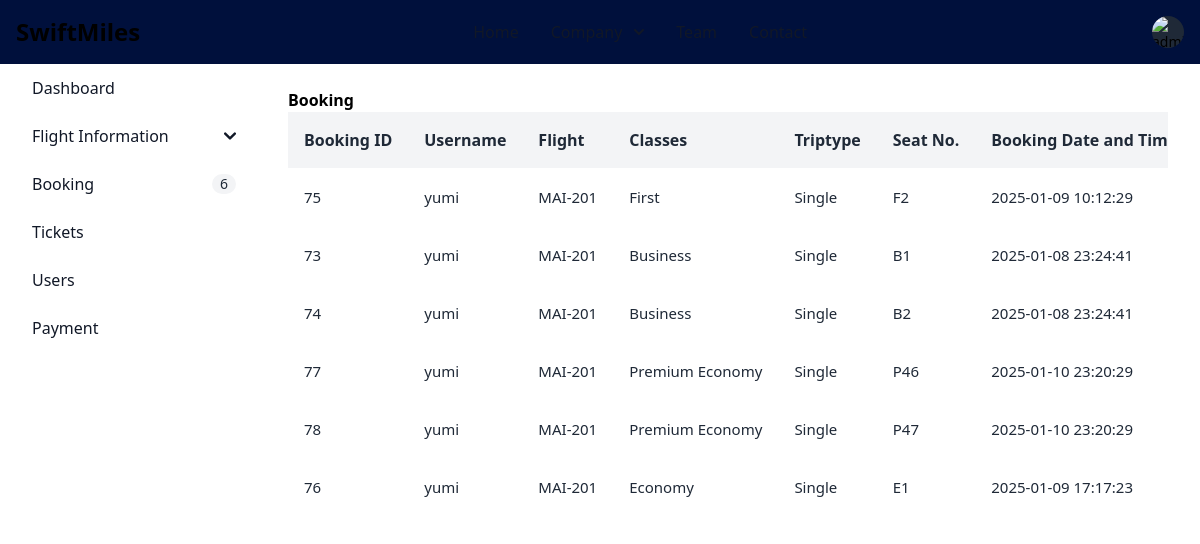
Before: /admin/viewBooking.php (signed in) with the older database file.
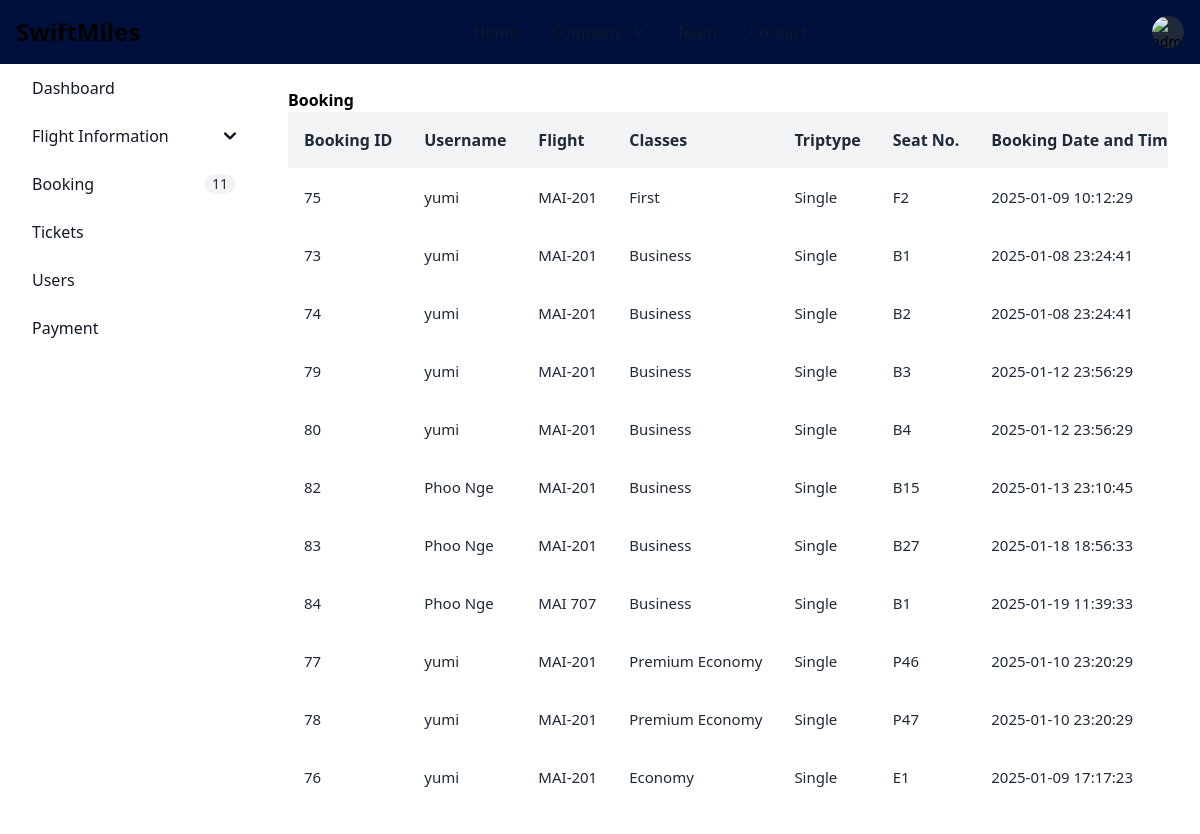
After: the same page with the newer database file.
### tables this page shows
CREATE TABLE `booking` (
  `booking_id` int(11) NOT NULL,
  `user_id` int(11) DEFAULT NULL,
  `flight_id` int(11) DEFAULT NULL,
  `class_id` int(11) DEFAULT NULL,
  `triptype_id` int(11) DEFAULT NULL,
  `seatNoId` int(11) DEFAULT NULL,
  `bookAt` timestamp NOT NULL DEFAULT current_timestamp(),
  `passenger_id` int(11) DEFAULT NULL,
  `status` varchar(100) DEFAULT NULL,
  `updated_at` date DEFAULT NULL,
  `payment_id` int(11) DEFAULT NULL
);

CREATE TABLE `users` (
  `user_id` int(11) NOT NULL,
  `username` varchar(100) NOT NULL,
  `email` varchar(100) NOT NULL,
  `password` varchar(60) DEFAULT NULL,
  `cpassword` varchar(60) DEFAULT NULL,
  `profile` varchar(100) DEFAULT NULL
);

CREATE TABLE `flight` (
  `flight_id` int(11) NOT NULL,
  `airline_id` int(11) NOT NULL,
  `flight_name` varchar(100) NOT NULL,
  `flight_date` date NOT NULL,
  `destination` varchar(255) NOT NULL,
  `source` varchar(100) NOT NULL,
  `total_distance` varchar(100) NOT NULL,
  `fee_per_ticket` decimal(10,2) NOT NULL,
  `departure_time` time NOT NULL,
  `arrival_time` time NOT NULL,
  `capacity` int(11) NOT NULL,
  `gate` varchar(255) NOT NULL,
  `placeImg` varchar(100) DEFAULT NULL
);

CREATE TABLE `classes` (
  `class_id` int(11) NOT NULL,
  `class_name` varchar(255) NOT NULL,
  `base_fees` decimal(10,2) NOT NULL
);

CREATE TABLE `triptype` (
  `triptypeId` int(11) NOT NULL,
  `triptype_name` varchar(255) NOT NULL,
  `priceCharge` decimal(10,2) NOT NULL
);

CREATE TABLE `seat_layout` (
  `id` int(11) NOT NULL,
  `flight_id` int(11) NOT NULL,
  `class_id` int(11) NOT NULL,
  `seatNo` varchar(50) NOT NULL,
  `status` tinyint(1) DEFAULT NULL
);

### src/admin/viewBooking.php (the view, shortened to what the changed rows need)
<?php
require_once "dbconnect.php";
try {
   $sql = "SELECT booking.booking_id,users.username,flight.flight_name,classes.class_name,triptype.triptype_name,seat_layout.seatNo,booking.bookAt,booking.status FROM booking
      INNER JOIN users ON booking.user_id = users.user_id
      INNER JOIN flight ON booking.flight_id = flight.flight_id
      INNER JOIN classes ON booking.class_id = classes.class_id
      INNER JOIN triptype ON booking.triptype_id = triptype.triptypeId
      INNER JOIN seat_layout ON booking.seatNOId = seat_layout.id";
   $stmt = $conn->query($sql);
   $status = $stmt->execute();
   if ($status) {
      $bookings = $stmt->fetchAll(PDO::FETCH_ASSOC);
   }
} catch (PDOException $e) {
   echo $e->getMessage();
}
?>
<!doctype html>
<html>
<head>
   <link href="./output.css" rel="stylesheet">
   <script src="https://cdn.tailwindcss.com"></script>
</head>
<body>
   <aside id="sidebar-multi-level-sidebar" class="fixed top-0 left-0 z-40 w-64 h-screen transition-transform -translate-x-full sm:translate-x-0 mt-10 py-3" aria-label="Sidebar">
      <div class="h-full px-3 py-4 overflow-y-auto">
         <ul class="space-y-2 font-medium">
            <li>
               <a href="viewBooking.php" class="flex items-center p-2 text-gray-900 rounded-lg dark:text-blue hover:bg-gray-100 dark:hover:bg-gray-700 group">
                  <span class="flex-1 ms-3 whitespace-nowrap hover:text-white">Booking</span>
                  <span class="inline-flex items-center justify-center px-2 ms-3 text-sm font-medium text-gray-800 bg-gray-100 rounded-full dark:bg-gray-700 dark:text-gray-300 hover:text-white">
                  <?php
                     $sql = "SELECT * FROM booking";
                     $result = $conn->query($sql);
                     $bookingCount = $result->rowCount();
                     echo $bookingCount;
                  ?>
                  </span>
               </a>
            </li>
         </ul>
      </div>
   </aside>
   <div class="p-4 sm:ml-64">
      <div class="p-4 border-gray-200 dark:border-gray-700 mt-14">
         <div class="font-sans overflow-x-auto">
            <table class="min-w-full bg-white">
               <thead class="bg-gray-100 whitespace-nowrap">
                  <tr>
                     <th class="p-4 text-left text-base font-semibold text-gray-800">
                        Booking ID
                     </th>
                     <th class="p-4 text-left text-base font-semibold text-gray-800">
                        Username
                     </th>
                     <th class="p-4 text-left text-base font-semibold text-gray-800">
                        Flight
                     </th>
                     <th class="p-4 text-left text-base font-semibold text-gray-800">
                        Classes
                     </th>
                     <th class="p-4 text-left text-base font-semibold text-gray-800">
                        Triptype
                     </th>
                     <th class="p-4 text-left text-base font-semibold text-gray-800">
                        Seat No.
                     </th>
                     <th class="p-4 text-left text-base font-semibold text-gray-800">
                        Booking Date and Time
                     </th>
                  </tr>
               </thead>
               <tbody class="whitespace-nowrap">
                  <?php
                  if (isset($bookings)) {
                     foreach ($bookings as $booking) {
                        echo "<tr class='hover:bg-gray-50'>
                    <td class='p-4 text-[15px] text-gray-800'>
                    $booking[booking_id]
                    </td>
                    <td class='p-4 text-[15px] text-gray-800'>
                    $booking[username]
                    </td>
                    <td class='p-4 text-[15px] text-gray-800'>
                    $booking[flight_name]
                    </td>
                    <td class='p-4 text-[15px] text-gray-800'>
                    $booking[class_name]
                    </td>
                    <td class='p-4 text-[15px] text-gray-800'>
                    $booking[triptype_name]
                    </td>
                    <td class='p-4 text-[15px] text-gray-800'>
                    $booking[seatNo]
                    </td>
                    <td class='p-4 text-[15px] text-gray-800'>
                    $booking[bookAt]
                    </td>
                    <td class='p-4 text-[15px] text-gray-800'>
                    $booking[status]
                    </td>
                    <td class='p-4'>
                    <button class='mr-4' title='Delete'>
                    <a href='deleteBooking.php?bid=$booking[booking_id]'>
                        <svg xmlns='http://www.w3.org/2000/svg' class='w-5 fill-red-500 hover:fill-red-700' viewBox='0 0 24 24'>
                        <path
                            d='M19 7a1 1 0 0 0-1 1v11.191A1.92 1.92 0 0 1 15.99 21H8.01A1.92 1.92 0 0 1 6 19.191V8a1 1 0 0 0-2 0v11.191A3.918 3.918 0 0 0 8.01 23h7.98A3.918 3.918 0 0 0 20 19.191V8a1 1 0 0 0-1-1Zm1-3h-4V2a1 1 0 0 0-1-1H9a1 1 0 0 0-1 1v2H4a1 1 0 0 0 0 2h16a1 1 0 0 0 0-2ZM10 4V3h4v1Z'
                            data-original='#000000' />
                        <path d='M11 17v-7a1 1 0 0 0-2 0v7a1 1 0 0 0 2 0Zm4 0v-7a1 1 0 0 0-2 0v7a1 1 0 0 0 2 0Z'
                            data-original='#000000'/>
                        </svg>
                    </a>
                    </button>
                    </td>
                </tr>";
                     }
                  }
                  ?>
               </tbody>
            </table>
         </div>
      </div>
   </div>
</body>

Changed rows visible on the page:
added booking: booking_id "79", user.username "yumi", flight.flight_name "MAI-201", class.class_name "Business", triptype.triptype_name "Single", seatNoId.seatNo "B3", bookAt "2025-01-12 23:56:29"
added booking: booking_id "80", user.username "yumi", flight.flight_name "MAI-201", class.class_name "Business", triptype.triptype_name "Single", seatNoId.seatNo "B4", bookAt "2025-01-12 23:56:29"
added booking: booking_id "82", user.username "Phoo Nge", flight.flight_name "MAI-201", class.class_name "Business", triptype.triptype_name "Single", seatNoId.seatNo "B15", bookAt "2025-01-13 23:10:45"
added booking: booking_id "83", user.username "Phoo Nge", flight.flight_name "MAI-201", class.class_name "Business", triptype.triptype_name "Single", seatNoId.seatNo "B27", bookAt "2025-01-18 18:56:33"
added booking: booking_id "84", user.username "Phoo Nge", flight.flight_name "MAI 707", class.class_name "Business", triptype.triptype_name "Single", seatNoId.seatNo "B1", bookAt "2025-01-19 11:39:33"
Other visible differences:
$bookingCount: "6" → "11"
